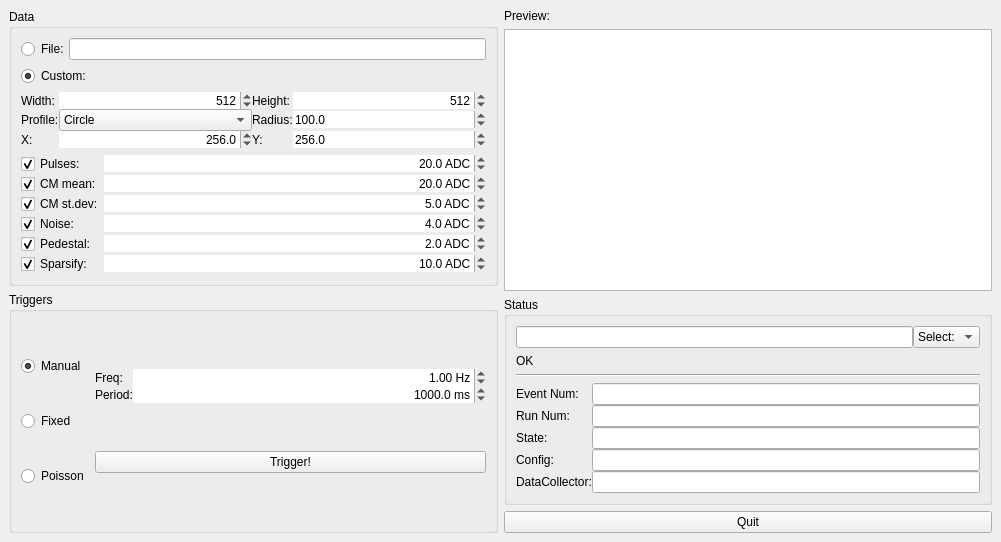
<ui version="4.0" >
 <author>Emlyn Corrin</author>
 <class>wndProd</class>
 <widget class="QMainWindow" name="wndProd" >
  <property name="geometry" >
   <rect>
    <x>0</x>
    <y>0</y>
    <width>1001</width>
    <height>542</height>
   </rect>
  </property>
  <property name="windowTitle" >
   <string>eudaq Dummy Producer</string>
  </property>
  <widget class="QWidget" name="centralwidget" >
   <layout class="QHBoxLayout" >
    <property name="margin" >
     <number>9</number>
    </property>
    <property name="spacing" >
     <number>6</number>
    </property>
    <item>
     <layout class="QVBoxLayout" >
      <property name="margin" >
       <number>0</number>
      </property>
      <property name="spacing" >
       <number>6</number>
      </property>
      <item>
       <widget class="QGroupBox" name="grpData" >
        <property name="title" >
         <string>Data</string>
        </property>
        <layout class="QVBoxLayout" >
         <property name="margin" >
          <number>9</number>
         </property>
         <property name="spacing" >
          <number>6</number>
         </property>
         <item>
          <layout class="QHBoxLayout" >
           <property name="margin" >
            <number>0</number>
           </property>
           <property name="spacing" >
            <number>0</number>
           </property>
           <item>
            <widget class="QRadioButton" name="radFile" >
             <property name="text" >
              <string>File:</string>
             </property>
            </widget>
           </item>
           <item>
            <widget class="QLineEdit" name="txtFile" >
             <property name="sizePolicy" >
              <sizepolicy>
               <hsizetype>3</hsizetype>
               <vsizetype>0</vsizetype>
               <horstretch>0</horstretch>
               <verstretch>0</verstretch>
              </sizepolicy>
             </property>
             <property name="minimumSize" >
              <size>
               <width>30</width>
               <height>0</height>
              </size>
             </property>
            </widget>
           </item>
          </layout>
         </item>
         <item>
          <widget class="QRadioButton" name="radCustom" >
           <property name="text" >
            <string>Custom:</string>
           </property>
           <property name="checked" >
            <bool>true</bool>
           </property>
          </widget>
         </item>
         <item>
          <layout class="QGridLayout" >
           <property name="margin" >
            <number>0</number>
           </property>
           <property name="spacing" >
            <number>0</number>
           </property>
           <item row="0" column="0" >
            <widget class="QLabel" name="lblWidth" >
             <property name="text" >
              <string>Width:</string>
             </property>
             <property name="buddy" >
              <cstring>spnWidth</cstring>
             </property>
            </widget>
           </item>
           <item row="0" column="1" >
            <widget class="QSpinBox" name="spnWidth" >
             <property name="sizePolicy" >
              <sizepolicy>
               <hsizetype>3</hsizetype>
               <vsizetype>0</vsizetype>
               <horstretch>0</horstretch>
               <verstretch>0</verstretch>
              </sizepolicy>
             </property>
             <property name="minimumSize" >
              <size>
               <width>50</width>
               <height>0</height>
              </size>
             </property>
             <property name="frame" >
              <bool>false</bool>
             </property>
             <property name="alignment" >
              <set>Qt::AlignRight</set>
             </property>
             <property name="maximum" >
              <number>65536</number>
             </property>
             <property name="value" >
              <number>512</number>
             </property>
            </widget>
           </item>
           <item row="1" column="0" >
            <widget class="QLabel" name="lblProfile" >
             <property name="text" >
              <string>Profile:</string>
             </property>
             <property name="buddy" >
              <cstring>comboBox</cstring>
             </property>
            </widget>
           </item>
           <item row="2" column="0" >
            <widget class="QLabel" name="lblX" >
             <property name="text" >
              <string>X:</string>
             </property>
             <property name="buddy" >
              <cstring>spnX</cstring>
             </property>
            </widget>
           </item>
           <item row="0" column="2" >
            <widget class="QLabel" name="lblHeight" >
             <property name="text" >
              <string>Height:</string>
             </property>
             <property name="buddy" >
              <cstring>spnHeight</cstring>
             </property>
            </widget>
           </item>
           <item row="0" column="3" >
            <widget class="QSpinBox" name="spnHeight" >
             <property name="sizePolicy" >
              <sizepolicy>
               <hsizetype>3</hsizetype>
               <vsizetype>0</vsizetype>
               <horstretch>0</horstretch>
               <verstretch>0</verstretch>
              </sizepolicy>
             </property>
             <property name="minimumSize" >
              <size>
               <width>60</width>
               <height>0</height>
              </size>
             </property>
             <property name="frame" >
              <bool>false</bool>
             </property>
             <property name="alignment" >
              <set>Qt::AlignRight</set>
             </property>
             <property name="maximum" >
              <number>65536</number>
             </property>
             <property name="value" >
              <number>512</number>
             </property>
            </widget>
           </item>
           <item row="1" column="2" >
            <widget class="QLabel" name="lblRadius" >
             <property name="text" >
              <string>Radius:</string>
             </property>
             <property name="buddy" >
              <cstring>spnRadius</cstring>
             </property>
            </widget>
           </item>
           <item row="2" column="2" >
            <widget class="QLabel" name="lblY" >
             <property name="text" >
              <string>Y:</string>
             </property>
             <property name="buddy" >
              <cstring>spnY</cstring>
             </property>
            </widget>
           </item>
           <item row="1" column="1" >
            <widget class="QComboBox" name="comboBox" >
             <item>
              <property name="text" >
               <string>Circle</string>
              </property>
             </item>
             <item>
              <property name="text" >
               <string>Gaussian</string>
              </property>
             </item>
            </widget>
           </item>
           <item row="2" column="3" >
            <widget class="QDoubleSpinBox" name="spnY" >
             <property name="frame" >
              <bool>false</bool>
             </property>
             <property name="decimals" >
              <number>1</number>
             </property>
             <property name="maximum" >
              <double>65536.000000000000000</double>
             </property>
             <property name="value" >
              <double>256.000000000000000</double>
             </property>
            </widget>
           </item>
           <item row="2" column="1" >
            <widget class="QDoubleSpinBox" name="spnX" >
             <property name="frame" >
              <bool>false</bool>
             </property>
             <property name="alignment" >
              <set>Qt::AlignRight</set>
             </property>
             <property name="decimals" >
              <number>1</number>
             </property>
             <property name="maximum" >
              <double>65536.000000000000000</double>
             </property>
             <property name="value" >
              <double>256.000000000000000</double>
             </property>
            </widget>
           </item>
           <item row="1" column="3" >
            <widget class="QDoubleSpinBox" name="spnRadius" >
             <property name="frame" >
              <bool>false</bool>
             </property>
             <property name="decimals" >
              <number>1</number>
             </property>
             <property name="maximum" >
              <double>65536.000000000000000</double>
             </property>
             <property name="value" >
              <double>100.000000000000000</double>
             </property>
            </widget>
           </item>
          </layout>
         </item>
         <item>
          <layout class="QGridLayout" >
           <property name="margin" >
            <number>0</number>
           </property>
           <property name="spacing" >
            <number>0</number>
           </property>
           <item row="3" column="1" >
            <widget class="QDoubleSpinBox" name="spnNoise" >
             <property name="sizePolicy" >
              <sizepolicy>
               <hsizetype>3</hsizetype>
               <vsizetype>0</vsizetype>
               <horstretch>0</horstretch>
               <verstretch>0</verstretch>
              </sizepolicy>
             </property>
             <property name="minimumSize" >
              <size>
               <width>30</width>
               <height>0</height>
              </size>
             </property>
             <property name="frame" >
              <bool>false</bool>
             </property>
             <property name="alignment" >
              <set>Qt::AlignRight</set>
             </property>
             <property name="suffix" >
              <string> ADC</string>
             </property>
             <property name="decimals" >
              <number>1</number>
             </property>
             <property name="maximum" >
              <double>65536.000000000000000</double>
             </property>
             <property name="value" >
              <double>4.000000000000000</double>
             </property>
            </widget>
           </item>
           <item row="5" column="1" >
            <widget class="QDoubleSpinBox" name="spnSparsify" >
             <property name="sizePolicy" >
              <sizepolicy>
               <hsizetype>3</hsizetype>
               <vsizetype>0</vsizetype>
               <horstretch>0</horstretch>
               <verstretch>0</verstretch>
              </sizepolicy>
             </property>
             <property name="minimumSize" >
              <size>
               <width>30</width>
               <height>0</height>
              </size>
             </property>
             <property name="frame" >
              <bool>false</bool>
             </property>
             <property name="alignment" >
              <set>Qt::AlignRight</set>
             </property>
             <property name="suffix" >
              <string> ADC</string>
             </property>
             <property name="decimals" >
              <number>1</number>
             </property>
             <property name="maximum" >
              <double>65536.000000000000000</double>
             </property>
             <property name="value" >
              <double>10.000000000000000</double>
             </property>
            </widget>
           </item>
           <item row="4" column="0" >
            <widget class="QCheckBox" name="chkPed" >
             <property name="text" >
              <string>Pedestal:</string>
             </property>
             <property name="checked" >
              <bool>true</bool>
             </property>
            </widget>
           </item>
           <item row="5" column="0" >
            <widget class="QCheckBox" name="chkSparsify" >
             <property name="text" >
              <string>Sparsify:</string>
             </property>
             <property name="checked" >
              <bool>true</bool>
             </property>
            </widget>
           </item>
           <item row="4" column="1" >
            <widget class="QDoubleSpinBox" name="spnPed" >
             <property name="sizePolicy" >
              <sizepolicy>
               <hsizetype>3</hsizetype>
               <vsizetype>0</vsizetype>
               <horstretch>0</horstretch>
               <verstretch>0</verstretch>
              </sizepolicy>
             </property>
             <property name="minimumSize" >
              <size>
               <width>30</width>
               <height>0</height>
              </size>
             </property>
             <property name="frame" >
              <bool>false</bool>
             </property>
             <property name="alignment" >
              <set>Qt::AlignRight</set>
             </property>
             <property name="suffix" >
              <string> ADC</string>
             </property>
             <property name="decimals" >
              <number>1</number>
             </property>
             <property name="maximum" >
              <double>65536.000000000000000</double>
             </property>
             <property name="value" >
              <double>2.000000000000000</double>
             </property>
            </widget>
           </item>
           <item row="3" column="0" >
            <widget class="QCheckBox" name="chkNoise" >
             <property name="text" >
              <string>Noise:</string>
             </property>
             <property name="checked" >
              <bool>true</bool>
             </property>
            </widget>
           </item>
           <item row="1" column="0" >
            <widget class="QCheckBox" name="chkCMmean" >
             <property name="text" >
              <string>CM mean:</string>
             </property>
             <property name="checked" >
              <bool>true</bool>
             </property>
            </widget>
           </item>
           <item row="0" column="1" >
            <widget class="QDoubleSpinBox" name="spnPulse" >
             <property name="sizePolicy" >
              <sizepolicy>
               <hsizetype>3</hsizetype>
               <vsizetype>0</vsizetype>
               <horstretch>0</horstretch>
               <verstretch>0</verstretch>
              </sizepolicy>
             </property>
             <property name="minimumSize" >
              <size>
               <width>30</width>
               <height>0</height>
              </size>
             </property>
             <property name="frame" >
              <bool>false</bool>
             </property>
             <property name="alignment" >
              <set>Qt::AlignRight</set>
             </property>
             <property name="suffix" >
              <string> ADC</string>
             </property>
             <property name="decimals" >
              <number>1</number>
             </property>
             <property name="maximum" >
              <double>65536.000000000000000</double>
             </property>
             <property name="value" >
              <double>20.000000000000000</double>
             </property>
            </widget>
           </item>
           <item row="2" column="0" >
            <widget class="QCheckBox" name="chkCMstdev" >
             <property name="text" >
              <string>CM st.dev:</string>
             </property>
             <property name="checked" >
              <bool>true</bool>
             </property>
            </widget>
           </item>
           <item row="1" column="1" >
            <widget class="QDoubleSpinBox" name="spnCMmean" >
             <property name="frame" >
              <bool>false</bool>
             </property>
             <property name="alignment" >
              <set>Qt::AlignRight</set>
             </property>
             <property name="suffix" >
              <string> ADC</string>
             </property>
             <property name="decimals" >
              <number>1</number>
             </property>
             <property name="maximum" >
              <double>65536.000000000000000</double>
             </property>
             <property name="value" >
              <double>20.000000000000000</double>
             </property>
            </widget>
           </item>
           <item row="2" column="1" >
            <widget class="QDoubleSpinBox" name="spnCMstdev" >
             <property name="frame" >
              <bool>false</bool>
             </property>
             <property name="alignment" >
              <set>Qt::AlignRight</set>
             </property>
             <property name="suffix" >
              <string> ADC</string>
             </property>
             <property name="decimals" >
              <number>1</number>
             </property>
             <property name="maximum" >
              <double>65536.000000000000000</double>
             </property>
             <property name="value" >
              <double>5.000000000000000</double>
             </property>
            </widget>
           </item>
           <item row="0" column="0" >
            <widget class="QCheckBox" name="chkPulses" >
             <property name="text" >
              <string>Pulses:</string>
             </property>
             <property name="checked" >
              <bool>true</bool>
             </property>
            </widget>
           </item>
          </layout>
         </item>
        </layout>
       </widget>
      </item>
      <item>
       <widget class="QGroupBox" name="grpTriggers" >
        <property name="title" >
         <string>Triggers</string>
        </property>
        <layout class="QHBoxLayout" >
         <property name="margin" >
          <number>9</number>
         </property>
         <property name="spacing" >
          <number>6</number>
         </property>
         <item>
          <layout class="QVBoxLayout" >
           <property name="margin" >
            <number>0</number>
           </property>
           <property name="spacing" >
            <number>0</number>
           </property>
           <item>
            <widget class="QRadioButton" name="radManual" >
             <property name="text" >
              <string>Manual</string>
             </property>
             <property name="checked" >
              <bool>true</bool>
             </property>
            </widget>
           </item>
           <item>
            <widget class="QRadioButton" name="radFixed" >
             <property name="text" >
              <string>Fixed</string>
             </property>
            </widget>
           </item>
           <item>
            <widget class="QRadioButton" name="radPoisson" >
             <property name="text" >
              <string>Poisson</string>
             </property>
            </widget>
           </item>
          </layout>
         </item>
         <item>
          <layout class="QVBoxLayout" >
           <property name="margin" >
            <number>0</number>
           </property>
           <property name="spacing" >
            <number>0</number>
           </property>
           <item>
            <layout class="QGridLayout" >
             <property name="margin" >
              <number>0</number>
             </property>
             <property name="spacing" >
              <number>0</number>
             </property>
             <item row="0" column="1" >
              <widget class="QDoubleSpinBox" name="spnFreq" >
               <property name="sizePolicy" >
                <sizepolicy>
                 <hsizetype>3</hsizetype>
                 <vsizetype>0</vsizetype>
                 <horstretch>0</horstretch>
                 <verstretch>0</verstretch>
                </sizepolicy>
               </property>
               <property name="minimumSize" >
                <size>
                 <width>30</width>
                 <height>0</height>
                </size>
               </property>
               <property name="frame" >
                <bool>false</bool>
               </property>
               <property name="alignment" >
                <set>Qt::AlignRight</set>
               </property>
               <property name="suffix" >
                <string> Hz</string>
               </property>
               <property name="maximum" >
                <double>100000.000000000000000</double>
               </property>
               <property name="value" >
                <double>1.000000000000000</double>
               </property>
              </widget>
             </item>
             <item row="1" column="1" >
              <widget class="QDoubleSpinBox" name="spnPeriod" >
               <property name="sizePolicy" >
                <sizepolicy>
                 <hsizetype>3</hsizetype>
                 <vsizetype>0</vsizetype>
                 <horstretch>0</horstretch>
                 <verstretch>0</verstretch>
                </sizepolicy>
               </property>
               <property name="minimumSize" >
                <size>
                 <width>30</width>
                 <height>0</height>
                </size>
               </property>
               <property name="frame" >
                <bool>false</bool>
               </property>
               <property name="alignment" >
                <set>Qt::AlignRight</set>
               </property>
               <property name="suffix" >
                <string> ms</string>
               </property>
               <property name="decimals" >
                <number>1</number>
               </property>
               <property name="maximum" >
                <double>999999999.000000000000000</double>
               </property>
               <property name="value" >
                <double>1000.000000000000000</double>
               </property>
              </widget>
             </item>
             <item row="0" column="0" >
              <widget class="QLabel" name="lblFreq" >
               <property name="text" >
                <string>Freq:</string>
               </property>
               <property name="buddy" >
                <cstring>spnFreq</cstring>
               </property>
              </widget>
             </item>
             <item row="1" column="0" >
              <widget class="QLabel" name="lblPeriod" >
               <property name="text" >
                <string>Period:</string>
               </property>
               <property name="buddy" >
                <cstring>spnPeriod</cstring>
               </property>
              </widget>
             </item>
            </layout>
           </item>
           <item>
            <widget class="QPushButton" name="btnTrigger" >
             <property name="text" >
              <string>Trigger!</string>
             </property>
            </widget>
           </item>
          </layout>
         </item>
        </layout>
       </widget>
      </item>
     </layout>
    </item>
    <item>
     <layout class="QVBoxLayout" >
      <property name="margin" >
       <number>0</number>
      </property>
      <property name="spacing" >
       <number>6</number>
      </property>
      <item>
       <widget class="QLabel" name="lblPreview" >
        <property name="text" >
         <string>Preview:</string>
        </property>
        <property name="buddy" >
         <cstring>grphPreview</cstring>
        </property>
       </widget>
      </item>
      <item>
       <widget class="QGraphicsView" name="grphPreview" />
      </item>


      <item>
       <widget class="QGroupBox" name="grpStatus" >
        <property name="title" >
         <string>Status</string>
        </property>
        <layout class="QVBoxLayout" >
         <property name="margin" >
          <number>9</number>
         </property>
         <property name="spacing" >
          <number>6</number>
         </property>
         <item>
          <layout class="QHBoxLayout" >
           <property name="margin" >
            <number>0</number>
           </property>
           <property name="spacing" >
            <number>0</number>
           </property>
           <item>
            <widget class="QLineEdit" name="txtStatus" />
           </item>
           <item>
            <widget class="QComboBox" name="cmbStatus" >
             <item>
              <property name="text" >
               <string>Select:</string>
              </property>
             </item>
             <item>
              <property name="text" >
               <string>OK</string>
              </property>
             </item>
             <item>
              <property name="text" >
               <string>Warn</string>
              </property>
             </item>
             <item>
              <property name="text" >
               <string>Error</string>
              </property>
             </item>
            </widget>
           </item>
          </layout>
         </item>
         <item>
          <widget class="QLabel" name="lblStatus" >
           <property name="text" >
            <string>OK</string>
           </property>
           <property name="buddy" >
            <cstring>txtStatus</cstring>
           </property>
          </widget>
         </item>
         <item>
          <widget class="Line" name="line" >
           <property name="orientation" >
            <enum>Qt::Horizontal</enum>
           </property>
          </widget>
         </item>
         <item>
          <layout class="QGridLayout" >
           <property name="margin" >
            <number>0</number>
           </property>
           <property name="spacing" >
            <number>0</number>
           </property>
           <item row="4" column="1" >
            <widget class="QLineEdit" name="txtDataColl" >
             <property name="readOnly" >
              <bool>true</bool>
             </property>
            </widget>
           </item>
           <item row="2" column="1" >
            <widget class="QLineEdit" name="txtState" >
             <property name="readOnly" >
              <bool>true</bool>
             </property>
            </widget>
           </item>
           <item row="1" column="0" >
            <widget class="QLabel" name="lblRun" >
             <property name="text" >
              <string>Run Num:</string>
             </property>
             <property name="buddy" >
              <cstring>txtRun</cstring>
             </property>
            </widget>
           </item>
           <item row="2" column="0" >
            <widget class="QLabel" name="lblState" >
             <property name="text" >
              <string>State:</string>
             </property>
             <property name="buddy" >
              <cstring>txtState</cstring>
             </property>
            </widget>
           </item>
           <item row="3" column="0" >
            <widget class="QLabel" name="lblConfig" >
             <property name="text" >
              <string>Config:</string>
             </property>
             <property name="buddy" >
              <cstring>txtConfig</cstring>
             </property>
            </widget>
           </item>
           <item row="4" column="0" >
            <widget class="QLabel" name="lblDataColl" >
             <property name="text" >
              <string>DataCollector:</string>
             </property>
             <property name="buddy" >
              <cstring>txtDataColl</cstring>
             </property>
            </widget>
           </item>
           <item row="3" column="1" >
            <widget class="QLineEdit" name="txtConfig" >
             <property name="readOnly" >
              <bool>true</bool>
             </property>
            </widget>
           </item>
           <item row="0" column="0" >
            <widget class="QLabel" name="lblEvent" >
             <property name="text" >
              <string>Event Num:</string>
             </property>
             <property name="buddy" >
              <cstring>txtEvent</cstring>
             </property>
            </widget>
           </item>
           <item row="1" column="1" >
            <widget class="QLineEdit" name="txtRun" >
             <property name="readOnly" >
              <bool>true</bool>
             </property>
            </widget>
           </item>
           <item row="0" column="1" >
            <widget class="QLineEdit" name="txtEvent" >
             <property name="readOnly" >
              <bool>true</bool>
             </property>
            </widget>
           </item>
          </layout>
         </item>
        </layout>
       </widget>
      </item>
      <item>
       <widget class="QPushButton" name="btnQuit" >
        <property name="text" >
         <string>Quit</string>
        </property>
       </widget>
      </item>
     </layout>
    </item>
   </layout>
  </widget>
  <widget class="QMenuBar" name="menubar" >
   <property name="geometry" >
    <rect>
     <x>0</x>
     <y>0</y>
     <width>1001</width>
     <height>22</height>
    </rect>
   </property>
  </widget>
 </widget>
 <tabstops>
  <tabstop>radFile</tabstop>
  <tabstop>txtFile</tabstop>
  <tabstop>radCustom</tabstop>
  <tabstop>spnWidth</tabstop>
  <tabstop>spnHeight</tabstop>
  <tabstop>comboBox</tabstop>
  <tabstop>spnRadius</tabstop>
  <tabstop>spnX</tabstop>
  <tabstop>spnY</tabstop>
  <tabstop>chkPulses</tabstop>
  <tabstop>spnPulse</tabstop>
  <tabstop>chkCMmean</tabstop>
  <tabstop>spnCMmean</tabstop>
  <tabstop>chkCMstdev</tabstop>
  <tabstop>spnCMstdev</tabstop>
  <tabstop>chkNoise</tabstop>
  <tabstop>spnNoise</tabstop>
  <tabstop>chkPed</tabstop>
  <tabstop>spnPed</tabstop>
  <tabstop>chkSparsify</tabstop>
  <tabstop>spnSparsify</tabstop>
  <tabstop>radManual</tabstop>
  <tabstop>radFixed</tabstop>
  <tabstop>radPoisson</tabstop>
  <tabstop>spnFreq</tabstop>
  <tabstop>spnPeriod</tabstop>
  <tabstop>btnTrigger</tabstop>
  <tabstop>grphPreview</tabstop>
  <tabstop>txtStatus</tabstop>
  <tabstop>cmbStatus</tabstop>
  <tabstop>txtEvent</tabstop>
  <tabstop>txtRun</tabstop>
  <tabstop>txtState</tabstop>
  <tabstop>txtConfig</tabstop>
  <tabstop>txtDataColl</tabstop>
  <tabstop>btnQuit</tabstop>
 </tabstops>
 <resources/>
 <connections>
  <connection>
   <sender>btnQuit</sender>
   <signal>clicked()</signal>
   <receiver>wndProd</receiver>
   <slot>close()</slot>
   <hints>
    <hint type="sourcelabel" >
     <x>511</x>
     <y>511</y>
    </hint>
    <hint type="destinationlabel" >
     <x>351</x>
     <y>534</y>
    </hint>
   </hints>
  </connection>
 </connections>
</ui>
